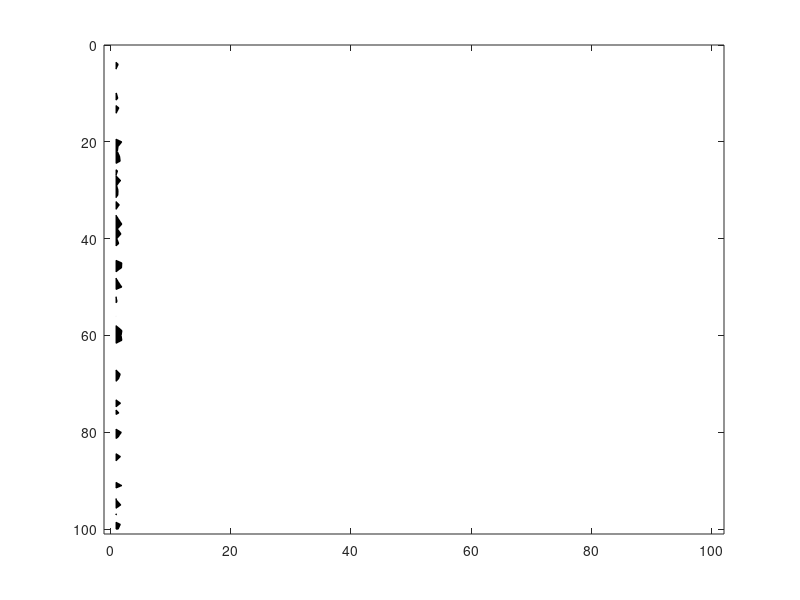

Here is the MATLAB script that generated this plot: (Note: this script raises an error after producing the figure.)
function wigb(a, scal, x, z, amx)
warning('off');
%WIGB: Plot seismic data using wiggles.
%
%  WIGB(a,scal,x,z,amx) 
%
%  IN  a:     seismic data (a matrix, traces are columns)
%      scale: multiple data by scal
%      x:     horizontal axis (often offset)
%      z:     vertical axis (often time)
%
%  Note
%
%    If only 'a' is enter, 'scal,x,z,amn,amx' are set automatically; 
%    otherwise, 'scal' is a scalar; 'x, z' are vectors for annotation in 
%    offset and time, amx are the amplitude range.
%
%
%  Author(s): Xingong Li (Intseis, Integrated Seismic Solutions)
%  Copyright 1998-2003 Xingong 
%  Revision: 1.2  Date: Dec/2002 
%  
%  Modification: Hao Zhang (Harbin Institute of Technology)
%  Copyright 2019-2023 Hao
%  Date: Mar/2019

if nargin == 0
 nx = 100;
 nz = 100; 
 a = rand(nz,nx) - 0.5; 
end

[nz, nx] = size(a);


trmx= max(abs(a));
if (nargin <= 4); amx = mean(trmx(~isnan(trmx)));  end;
if (nargin <= 2); x = [1:nx]; z = [1:nz];  end;
if (nargin <= 1); scal = 1; end;

if nx <= 1; disp(' ERR:PlotWig: nx has to be more than 1'); return; end;

% take the average as dx
dx1 = abs(x(2:nx)-x(1:nx-1));
dx = median(dx1);


dz = z(2) - z(1);
xmx = max(max(a)); 
xmn = min(min(a)); 

if scal == 0; scal=1; end;
a = a * dx /amx; 
a = a * scal;

ahat = a(~isnan(a));
amean = mean(ahat(:));
fprintf(' PlotWig: data range [%f, %f], plotted max %f \n', xmn, xmx, amx);

% set display range 
x1 = min(x)-2.0*dx; x2 = max(x)+2.0*dx;
z1 = min(z)-dz; z2 = max(z)+dz;

set(gca,'NextPlot','add','Box','on', ...
'XLim', [x1 x2], ...
'YDir','reverse', ...
'YLim',[z1 z2]);



fillcolor = [0 0 0];
linecolor = [0 0 0];
linewidth = 1.;

z=z'; 	% input as row vector
zstart=z(1);
zend  =z(nz);

for i = 1 : nx

    if trmx(i) ~= 0 && ~isnan(trmx(i))  % skip the zero traces and nan traces
    tr = a(:,i); 	% --- one scale for all section
    tr = tr - amean;
    tr = tr+ 1e-6*randn(size(tr));
    s = sign(tr) ;
    i1 = find( s(1:nz-1) ~= s(2:nz) );	% zero crossing points
    npos = length(i1);


    %12/7/97 
    zadd = i1 + tr(i1) ./ (tr(i1) - tr(i1+1)); %locations with 0 amplitudes
    aadd = zeros(size(zadd));

    [zpos, ~] = find(tr >0);
    [zz,iz] = sort([zpos; zadd]); 	% indices of zero point plus positives
    aa = [tr(zpos); aadd];
    aa = aa(iz);

    % be careful at the ends
    if tr(1)>0
        a0=0; z0=1.00;
    else 		
        a0=0;
        if ~isempty(zadd)
            z0=zadd(1);
        else
            z0 = 1.00;
        end
    end
    if tr(nz)>0
        a1=0; z1=nz; 
    else
        a1=0;
        if ~isempty(zadd)
            z1=max(zadd);
        else
            z1 = nz;
        end
    end

    zz = [z0; zz; z1; z0];
    aa = [a0; aa; a1; a0];

    zzz = zstart + zz*dz -dz;

    patch( aa+x(i) , zzz,  fillcolor);

    line( 'Color',[1 1 1],'EraseMode','background',  ...
         'Xdata', x(i)+[0 0], 'Ydata',[zstart zend]); % remove zero line

    %'LineWidth',linewidth, ...
    %12/7/97 'Xdata', x(i)+[0 0], 'Ydata',[z0 z1]*dz);	% remove zero line

    line( 'Color',linecolor,'EraseMode','background',  ...
     'LineWidth',linewidth, ...
     'Xdata', tr+x(i), 'Ydata',z);	% negatives line

    else
        if trmx(i) == 0% zeros trace
            line( 'Color',linecolor,'EraseMode','background',  ...
                 'LineWidth',linewidth, ...
                     'Xdata', [x(i) x(i)], 'Ydata',[zstart zend]);
        else % nan traces
        end 
    end;
end;
